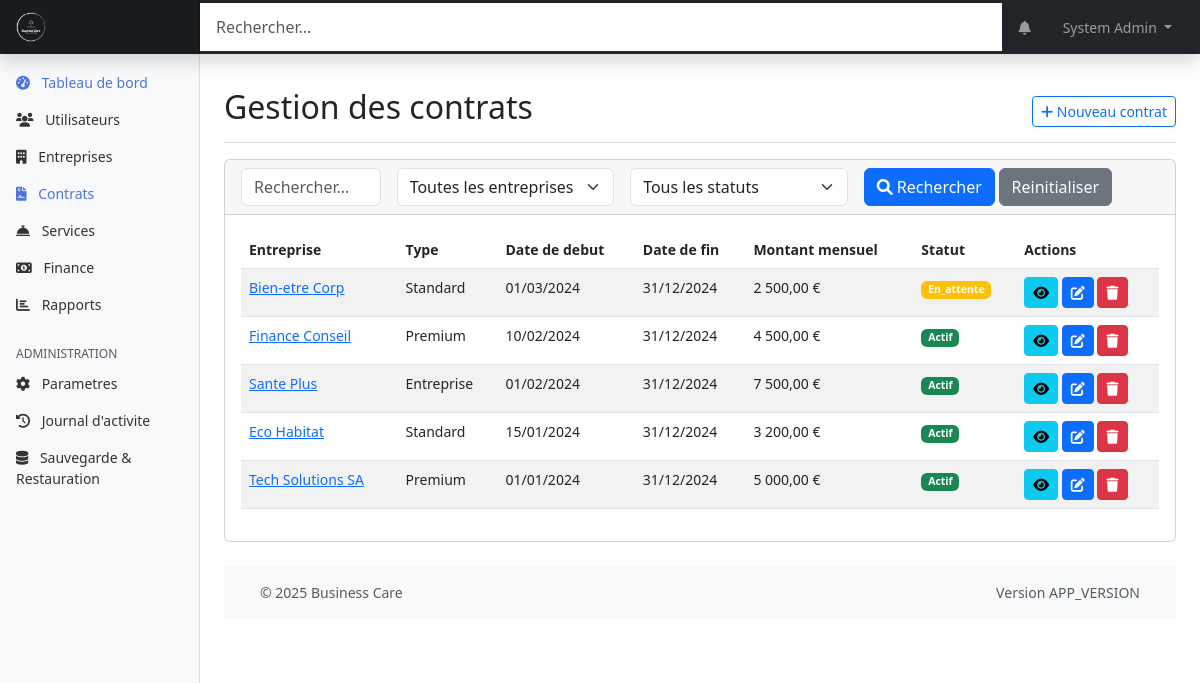
Before: /web-admin/modules/contracts/index.php (signed in) with the older database file.
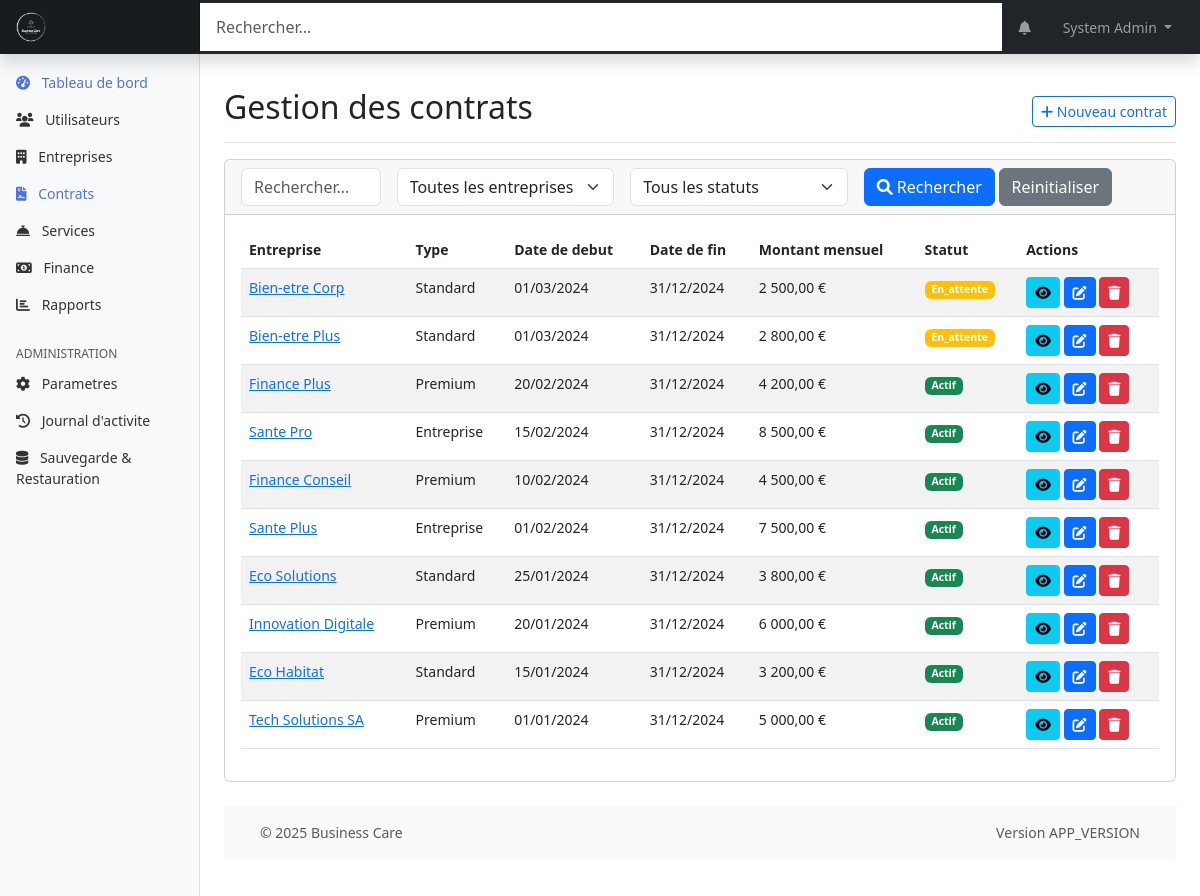
After: the same page with the newer database file.
### tables this page shows
CREATE TABLE contrats (
    id INT PRIMARY KEY AUTO_INCREMENT,
    entreprise_id INT NOT NULL,
    date_debut DATE NOT NULL,
    date_fin DATE,
    montant_mensuel DECIMAL(10,2),
    nombre_salaries INT,
    type_contrat ENUM('standard', 'premium', 'entreprise') NOT NULL,
    statut ENUM('actif', 'expire', 'resilie', 'en_attente') DEFAULT 'actif',
    conditions_particulieres TEXT,
    created_at TIMESTAMP DEFAULT CURRENT_TIMESTAMP,
    updated_at TIMESTAMP DEFAULT CURRENT_TIMESTAMP ON UPDATE CURRENT_TIMESTAMP,
    FOREIGN KEY (entreprise_id) REFERENCES entreprises(id),
    INDEX idx_dates (date_debut, date_fin),
    INDEX idx_statut (statut)
);

CREATE TABLE entreprises (
    id INT PRIMARY KEY AUTO_INCREMENT,
    nom VARCHAR(255) NOT NULL,
    siret VARCHAR(14) UNIQUE,
    adresse TEXT,
    code_postal VARCHAR(10),
    ville VARCHAR(100),
    telephone VARCHAR(20),
    email VARCHAR(255),
    site_web VARCHAR(255),
    logo_url VARCHAR(255),
    taille_entreprise ENUM('1-10', '11-50', '51-200', '201-500', '500+'),
    secteur_activite VARCHAR(100),
    date_creation DATE,
    created_at TIMESTAMP DEFAULT CURRENT_TIMESTAMP,
    updated_at TIMESTAMP DEFAULT CURRENT_TIMESTAMP ON UPDATE CURRENT_TIMESTAMP,
    INDEX idx_siret (siret),
    INDEX idx_ville (ville)
);

### web-admin/includes/page_functions/modules/contracts.php (called while the page is built, shortened)
<?php
function contractsGetList($page = 1, $perPage = 10, $search = '', $statut = '', $entrepriseId = 0) {
    $where = '';
    $params = [];
    $offset = ($page - 1) * $perPage;
    $pdo = getDbConnection();
    $countSql = "SELECT COUNT(c.id) FROM contrats c LEFT JOIN entreprises e ON c.entreprise_id = e.id $where";
    $countStmt = $pdo->prepare($countSql);
    $countStmt->execute($params);
    $totalContracts = $countStmt->fetchColumn();
    $totalPages = ceil($totalContracts / $perPage);
    $page = max(1, min($page, $totalPages));
    $sql = "SELECT c.*, e.nom as nom_entreprise
            FROM contrats c
            LEFT JOIN entreprises e ON c.entreprise_id = e.id
            $where
            ORDER BY c.date_debut DESC LIMIT ?, ?";
    $params[] = $offset;
    $params[] = $perPage;
    $stmt = $pdo->prepare($sql);
    $stmt->execute($params);
    $contracts = $stmt->fetchAll(PDO::FETCH_ASSOC);
    return [
        'contracts' => $contracts,
        'currentPage' => $page,
        'totalPages' => $totalPages,
        'totalItems' => $totalContracts,
        'perPage' => $perPage
    ];
}

### web-admin/modules/contracts/index.php (the view, shortened to what the changed rows need)
<?php
require_once '../../includes/page_functions/modules/contracts.php';
$page = isset($_GET['page']) ? (int)$_GET['page'] : 1;
$search = isset($_GET['search']) ? $_GET['search'] : '';
$statut = isset($_GET['statut']) ? $_GET['statut'] : '';
$entreprise = isset($_GET['entreprise']) ? (int)$_GET['entreprise'] : 0;
$action = isset($_GET['action']) ? $_GET['action'] : '';
$contract = null;
$result = contractsGetList($page, 10, $search, $statut, $entreprise);
$contracts = $result['contracts'];
$entreprises = contractsGetEntreprises();
include_once '../../templates/header.php';
?>
<div class="container-fluid">
    <div class="row">
<main class="col-md-9 ms-sm-auto col-lg-10 px-md-4">
    <div class="d-flex justify-content-between flex-wrap flex-md-nowrap align-items-center pt-3 pb-2 mb-3 border-bottom">
        <h1 class="h2">Gestion des contrats</h1>
    </div>
    <?php if ($action === 'add' || $action === 'edit'): ?>
        <div class="card">
            <div class="card-header">
                <?php echo $action === 'add' ? 'Ajouter un nouveau contrat' : 'Modifier le contrat'; ?>
            </div>
            <div class="card-body">
                <form method="post">
                   <input type="hidden" name="csrf_token" value="<?php echo generateToken(); ?>">
                    <div class="row mb-3">
                        <div class="col-md-6">
                            <label for="entreprise_id" class="form-label">Entreprise*</label>
                            <select class="form-select" id="entreprise_id" name="entreprise_id" required>
                                <option value="">Selectionnez une entreprise...</option>
                                <?php foreach ($entreprises as $e): ?>
                                    <option value="<?php echo $e['id']; ?>" <?php echo (isset($contract['entreprise_id']) && $contract['entreprise_id'] == $e['id']) ? 'selected' : ''; ?>>
                                        <?php echo htmlspecialchars($e['nom']); ?>
                                    </option>
                                <?php endforeach; ?>
                            </select>
                        </div>
                        <div class="col-md-6">
                            <label for="type_contrat" class="form-label">Type de contrat*</label>
                            <select class="form-select" id="type_contrat" name="type_contrat" required>
                                <option value="">Selectionnez un type...</option>
                                <?php
                                $types = ['standard', 'premium', 'entreprise'];
                                foreach ($types as $t) {
                                    $selected = (isset($contract['type_contrat']) && $contract['type_contrat'] === $t) ? 'selected' : '';
                                    echo "<option value=\"$t\" $selected>" . ucfirst($t) . "</option>";
                                }
                                ?>
                            </select>
                        </div>
                    </div>
                    <div class="row mb-3">
                        <div class="col-md-6">
                            <label for="date_debut" class="form-label">Date de debut*</label>
                            <input type="date" class="form-control" id="date_debut" name="date_debut" value="<?php echo isset($contract['date_debut']) ? htmlspecialchars($contract['date_debut']) : ''; ?>" required>
                        </div>
                        <div class="col-md-6">
                            <label for="date_fin" class="form-label">Date de fin</label>
                            <input type="date" class="form-control" id="date_fin" name="date_fin" value="<?php echo isset($contract['date_fin']) ? htmlspecialchars($contract['date_fin']) : ''; ?>">
                        </div>
                    </div>
                    <div class="row mb-3">
                        <div class="col-md-4">
                            <label for="montant_mensuel" class="form-label">Montant mensuel (€)</label>
                            <input type="number" step="0.01" min="0" class="form-control" id="montant_mensuel" name="montant_mensuel" value="<?php echo isset($contract['montant_mensuel']) ? htmlspecialchars($contract['montant_mensuel']) : ''; ?>">
                        </div>
                        <div class="col-md-4">
                            <label for="nombre_salaries" class="form-label">Nombre de salaries</label>
                            <input type="number" min="1" class="form-control" id="nombre_salaries" name="nombre_salaries" value="<?php echo isset($contract['nombre_salaries']) ? htmlspecialchars($contract['nombre_salaries']) : ''; ?>">
                        </div>
                        <div class="col-md-4">
                            <label for="statut" class="form-label">Statut</label>
                            <select class="form-select" id="statut" name="statut">
                                <?php
                                $statuts = ['actif', 'expire', 'resilie', 'en_attente'];
                                foreach ($statuts as $s) {
                                    $selected = (isset($contract['statut']) && $contract['statut'] === $s) ? 'selected' : '';
                                    echo "<option value=\"$s\" $selected>" . ucfirst($s) . "</option>";
                                }
                                ?>
                            </select>
                        </div>
                    </div>
                    <div class="row mb-3">
                        <div class="col-md-12">
                            <label for="conditions_particulieres" class="form-label">Conditions particulieres</label>
                            <textarea class="form-control" id="conditions_particulieres" name="conditions_particulieres" rows="3"><?php echo isset($contract['conditions_particulieres']) ? htmlspecialchars($contract['conditions_particulieres']) : ''; ?></textarea>
                        </div>
                    </div>
                    <div class="row">
                        <div class="col-12">
                            <button type="submit" class="btn btn-primary">Enregistrer</button>
                            <a href="<?php echo WEBADMIN_URL; ?>/modules/contracts/" class="btn btn-secondary">Annuler</a>
                        </div>
                    </div>
                </form>
            </div>
        </div>
    <?php else: ?>
        <div class="card mb-4">
            <div class="card-body">
                <?php if (count($contracts) > 0): ?>
                    <table class="table table-striped table-hover">
                        <thead>
                            <tr>
                                <th>Entreprise</th>
                                <th>Type</th>
                                <th>Date de debut</th>
                                <th>Date de fin</th>
                                <th>Montant mensuel</th>
                                <th>Statut</th>
                                <th>Actions</th>
                            </tr>
                        </thead>
                        <tbody>
                            <?php foreach ($contracts as $contract): ?>
                                <tr>
                                    <td><a href="<?php echo WEBADMIN_URL; ?>/modules/companies/?action=view&id=<?php echo $contract['entreprise_id']; ?>"><?php echo htmlspecialchars($contract['nom_entreprise']); ?></a></td>
                                    <td><?php echo htmlspecialchars(ucfirst($contract['type_contrat'])); ?></td>
                                    <td><?php echo date('d/m/Y', strtotime($contract['date_debut'])); ?></td>
                                    <td><?php echo $contract['date_fin'] ? date('d/m/Y', strtotime($contract['date_fin'])) : '-'; ?></td>
                                    <td><?php echo $contract['montant_mensuel'] ? number_format($contract['montant_mensuel'], 2, ',', ' ') . ' €' : '-'; ?></td>
                                    <td><?php echo getStatusBadge($contract['statut']); ?></td>
                                    <td>
                                        <a href="?action=view&id=<?php echo $contract['id']; ?>" class="btn btn-sm btn-info">
                                            <i class="fas fa-eye"></i>
                                        </a>
                                        <a href="?action=edit&id=<?php echo $contract['id']; ?>" class="btn btn-sm btn-primary">
                                            <i class="fas fa-edit"></i>
                                        </a>
                                        <a href="?action=delete&id=<?php echo $contract['id']; ?>" class="btn btn-sm btn-danger" onclick="return confirm('Êtes-vous sûr de vouloir supprimer ce contrat ?')">
                                            <i class="fas fa-trash"></i>
                                        </a>
                                    </td>
                                </tr>
                            <?php endforeach; ?>
                        </tbody>
                    </table>
                <?php else: ?>
                    <div class="alert alert-info">
                        Aucun contrat trouve. <a href="?action=add" class="alert-link">Ajouter un nouveau contrat</a>
                    </div>
                <?php endif; ?>
            </div>
        </div>
    <?php endif; ?>
    <?php include_once '../../templates/footer.php'; ?>
</main>
</div>
</div>

### shared/web-admin/functions.php (shortened to what the changed rows need)
<?php
function getStatusBadge($status) {
    $badges = [
        'actif' => 'success',
        'inactif' => 'danger',
        'en_attente' => 'warning',
        'suspendu' => 'secondary',
        'expire' => 'danger',
        'resilie' => 'danger',
        'accepte' => 'success',
        'refuse' => 'danger'
    ];
    $class = isset($badges[$status]) ? $badges[$status] : 'primary';
    return '<span class="badge bg-' . $class . '">' . ucfirst($status) . '</span>';
}

Changed rows visible on the page:
added contrats: entreprise.nom "Bien-etre Plus", type_contrat "Standard", date_debut "01/03/2024", date_fin "31/12/2024", montant_mensuel "2 800,00", statut "En_attente"
added contrats: entreprise.nom "Finance Plus", type_contrat "Premium", date_debut "20/02/2024", date_fin "31/12/2024", montant_mensuel "4 200,00", statut "Actif"
added contrats: entreprise.nom "Sante Pro", type_contrat "Entreprise", date_debut "15/02/2024", date_fin "31/12/2024", montant_mensuel "8 500,00", statut "Actif"
added contrats: entreprise.nom "Eco Solutions", type_contrat "Standard", date_debut "25/01/2024", date_fin "31/12/2024", montant_mensuel "3 800,00", statut "Actif"
added contrats: entreprise.nom "Innovation Digitale", type_contrat "Premium", date_debut "20/01/2024", date_fin "31/12/2024", montant_mensuel "6 000,00", statut "Actif"
